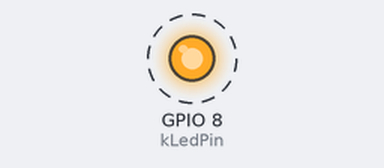
A program run on a simulated Seeed XIAO ESP32-C3. Shown: output pins drawn as LEDs (lit = HIGH). Dashed ring = blinking. Nothing arrives over Bluetooth unless stated; what the program prints to the serial monitor is not drawn.

Above: at 1.0 s.
Timing chart, 0 to 4.6 s (numbered marks = the images above):
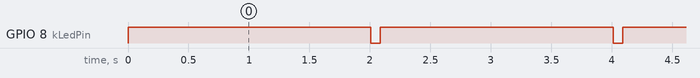

Measured:
- by itself, GPIO 8 (kLedPin): alternates HIGH for 1.9 s and LOW for 0.08 s

The program:

main.cpp
```cpp
// LapTimerBLE transponder firmware — Seeed XIAO ESP32-C3.
//
// Advertises BLE local name "LapTimer-<CAR_NUMBER>" at the per-car interval
// from plan.md. CAR_NUMBER is supplied by PlatformIO build flags so each
// flashed binary is bound to a specific car.

#include <Arduino.h>
#include <NimBLEDevice.h>

#ifndef CAR_NUMBER
#error "CAR_NUMBER must be set via build flags (e.g. -DCAR_NUMBER=1). See platformio.ini."
#endif

#if (CAR_NUMBER < 1) || (CAR_NUMBER > 8)
#error "CAR_NUMBER must be between 1 and 8."
#endif

namespace {

// Per-car advertising intervals in milliseconds. Indexed by CAR_NUMBER - 1.
// Must match the table in plan.md.
constexpr uint16_t kAdvIntervalMs[8] = {20, 23, 29, 31, 37, 41, 43, 47};

// NimBLE advertising intervals are expressed in 0.625 ms units.
constexpr uint16_t kAdvIntervalUnits =
    static_cast<uint16_t>((static_cast<uint32_t>(kAdvIntervalMs[CAR_NUMBER - 1]) * 1000UL) / 625UL);

// XIAO ESP32-C3 user LED: GPIO 8, active-low.
constexpr uint8_t kLedPin = 8;

}  // namespace

void setup() {
  Serial.begin(115200);
  // ESP32-C3 USB-Serial/JTAG: wait briefly for the host to attach so the
  // boot banner isn't lost when the monitor connects after reset.
  const uint32_t serial_wait_start = millis();
  while (!Serial && (millis() - serial_wait_start) < 2000) {
    delay(10);
  }

  pinMode(kLedPin, OUTPUT);
  digitalWrite(kLedPin, HIGH);  // off (active-low)

  char name[16];
  snprintf(name, sizeof(name), "LapTimer-%d", CAR_NUMBER);

  Serial.printf("LapTimerBLE car %d: advertising as '%s' every %u ms\n",
                CAR_NUMBER, name, kAdvIntervalMs[CAR_NUMBER - 1]);

  NimBLEDevice::init(name);
  // +9 dBm: highest level supported uniformly across ESP32 variants.
  NimBLEDevice::setPower(ESP_PWR_LVL_P9);

  NimBLEAdvertising* adv = NimBLEDevice::getAdvertising();
  // Pin both bounds so the stack does not randomise within a window.
  adv->setMinInterval(kAdvIntervalUnits);
  adv->setMaxInterval(kAdvIntervalUnits);
  adv->start();
}

void loop() {
  // Heartbeat: 80 ms blink every 2 s — confirms the firmware is alive
  // without distracting the driver.
  static uint32_t last_blink_ms = 0;
  const uint32_t now = millis();
  if (now - last_blink_ms >= 2000) {
    digitalWrite(kLedPin, LOW);   // on
    delay(80);
    digitalWrite(kLedPin, HIGH);  // off
    last_blink_ms = now;
  }
  delay(20);
}
```
